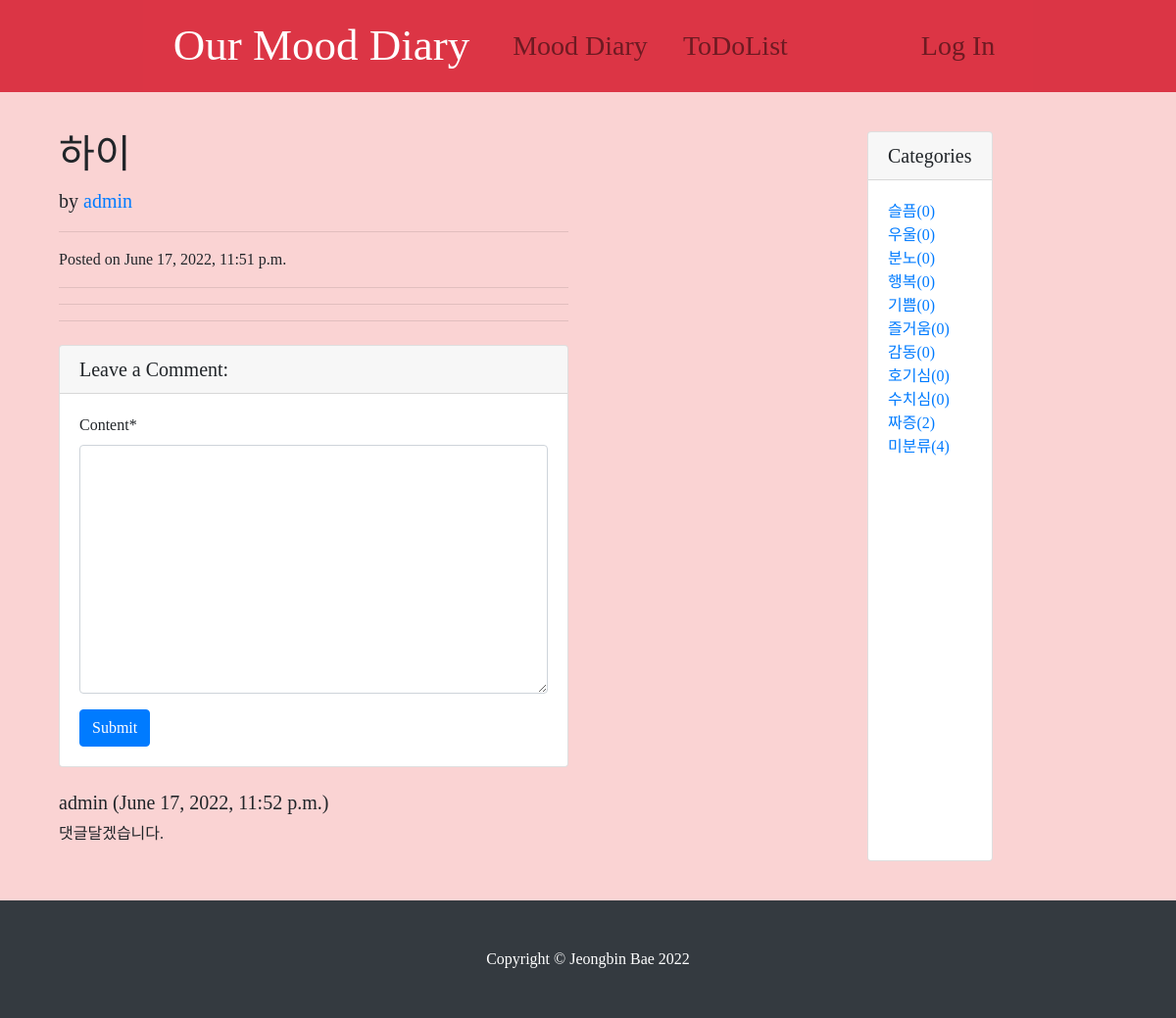
The app's page /diary/6/ with its own data.
### diary/models.py (models this page shows, shortened)
class Post(models.Model):
    title = models.CharField(max_length=30)
    tags = models.ManyToManyField(Tag, blank=True)
    content = MarkdownxField()
    category = models.ForeignKey(Category, null=True, blank=True, on_delete=models.SET_NULL )
    created_at = models.DateTimeField(auto_now_add=True) #새로 작성했을 때 생성
    updated_at = models.DateTimeField(auto_now=True) # 수정했을 때 생성
    head_image = models.ImageField(upload_to='diary/images/%Y/%m/%d/', blank=True)
    file_upload = models.FileField(upload_to='diary/files/%Y/%m/%d', blank=True)
    author = models.ForeignKey(User, null=True, on_delete=models.SET_NULL)
    def get_absolute_url(self):
        return f'/diary/{self.pk}/'
    def get_content_markdown(self):
        return markdown(self.content)

class Comment(models.Model):
    post = models.ForeignKey(Post, on_delete=models.CASCADE)
    author = models.ForeignKey(User, on_delete=models.CASCADE)
    content = models.TextField()
    created_at = models.DateTimeField(auto_now_add=True)

class Category(models.Model):
    name = models.CharField(max_length=50, unique=True)
    slug = models.SlugField(max_length=200, unique=True, allow_unicode=True)
    class Meta:
        verbose_name_plural : 'Categories'
    def get_absolute_url(self):
        return f'/diary/category/{self.slug}/'

### diary/views.py (the view)
# urls.py: path('<int:pk>/', views.PostDetail.as_view()),
class PostDetail(DetailView):
    model = Post
    def get_context_data(self, *, object_list=None, **kwargs):
        context = super(PostDetail, self).get_context_data()
        context['categories'] = Category.objects.all()
        context['no_category_post_count'] = Post.objects.filter(category=None).count()
        context['comment_form'] = CommentForm
        return context

### diary/templates/diary/post_detail.html (shortened to what this page needs)
{% extends 'diary/base.html' %}
{% load crispy_forms_tags %}
    {% block main_area %}
      <div class="col-lg-8">
        <h1 class="mt-4">{{ post.title }}</h1>
        <p class="lead">
          by
          <a href="#">{{ post.author }}</a>
        </p>
        <hr>
        <p>Posted on {{ post.created_at }}
        </p>
        <hr>
        <hr>
          <hr>
        <div class="card my-4">
          <h5 class="card-header">Leave a Comment:</h5>
          <div class="card-body">
              <form method="post" action="{{ post.get_absolute_url }}addcomment/">
                {{ comment_form | crispy }}
              <button type="submit" class="btn btn-primary">Submit</button>
            </form>
          </div>
        </div>
        {% if post.comment_set.exists %}
            {% for comment in post.comment_set.iterator %}
        <div class="media mb-4">
          <div class="media-body" id ="commnet-{{ comment.pk }}">
            <h5 class="mt-0">{{ comment.author }} ({{ comment.created_at }})</h5>
            <p>{{ comment.content }}</p>
          </div>
        </div>
        {% endfor %}
        {% endif %}
      </div>
    {% endblock %}

### diary/templates/diary/base.html (shortened to what this page needs)
<!DOCTYPE html>
<html>
{% load static %}
<head>
        <link rel="stylesheet" href="{% static 'diary/bootstrap/bootstrap.min.css' %}" media="screen">
        <link rel="stylesheet" href="{% static 'diary/css/diary-post.css' %}" media="screen">
</head>
<body>
    {% include 'diary/navbar.html' %}
    <div class="container my-3">
        <div class="row">
            <div class="col-md-8 col-lg-9">
                {% block main_area %}
                {% endblock %}
            </div>
                <div class="card my-4">
                    <h5 class="card-header">Categories</h5>
                    <div class="card-body">
                        <div class="row">
                            <div class="col-lg-12">
                                <ul class="list-unstyled mb-0">
                                    {% for c in categories %}
                                        <li>
                                            <a href="{{ c.get_absolute_url }}">{{ c.name }}({{ c.post_set.count }})</a>
                                        </li>
                                    {% endfor %}
                                    <li>
                                        <a href="/diary/category/no-category">미분류({{ no_category_post_count }})</a>
                                    </li>
                                </ul>
                            </div>
                        </div>
                    </div>
                </div>
            </div>
        </div>
    {% include 'diary/footer.html' %}
</body>
</html>

### diary/static/diary/css/diary-post.css (style rules this page uses)
* { font-family: 'EarlyFontDiary'; }
body { background-color: #FAD3D3FF; font-family: 'EarlyFontDiary'; }

### records on screen
Post: title "하이", author "admin", created_at "June 17, 2022, 11:51 p.m."
Comment: author "admin", created_at "June 17, 2022, 11:52 p.m.", content "댓글달겠습니다."
Category: name "슬픔", post_set.count "0"
Category: name "우울", post_set.count "0"
Category: name "분노", post_set.count "0"
Category: name "행복", post_set.count "0"
Category: name "기쁨", post_set.count "0"
Category: name "즐거움", post_set.count "0"
Category: name "감동", post_set.count "0"
Category: name "호기심", post_set.count "0"
Category: name "수치심", post_set.count "0"
Category: name "짜증", post_set.count "2"

### other values on screen
{{ no_category_post_count }} "4"
